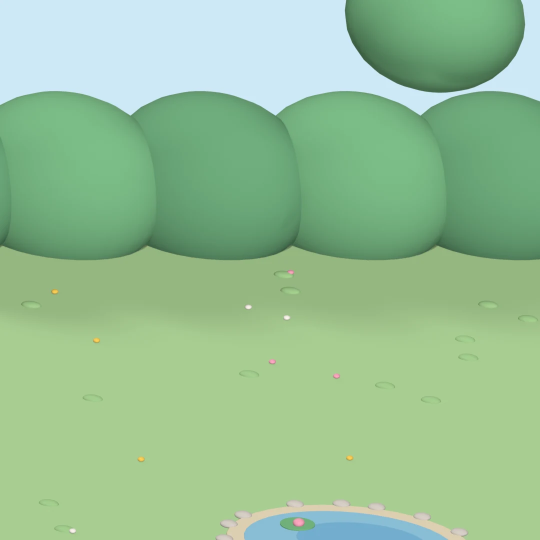
#> input picture mobile/assets/world/yard/bg_0_0.webp, 1080 x 1080 px, found by its file name (shown at 1/2 size)
$ python compare_walk_speed.py
#> lines starting #> are read from the running program, lines starting #| are printed output that depends on the picture
# A (current waddle, 126/54 px/s) vs B (bigger faster steps, 242/104 px/s) walking the same loop on the yard
import os, glob, math, subprocess
from PIL import Image, ImageDraw, ImageFont
H = os.path.expanduser("~/projects/csw"); T = os.path.expanduser("~/.hermes/cache/scratch/walkB")
Y = H + "/design/world/export/v1/yard"; R = H + "/design/character/3d/rig"
bg = Image.new("RGBA", (1080, 2160)); bg.paste(Image.open(Y + "/bg_0_0.webp").convert("RGBA"), (0, 0)); bg.paste(Image.open(Y + "/bg_1_0.webp").convert("RGBA"), (0, 1080))
#> after `bg = Image.new('RGBA', (1080, 2160))`: bg: PIL image 1080x2160 RGBA; every value is 0
#> after `bg.paste(Image.open(Y + '/bg_0_0.webp').convert('RGBA'), (0, 0))`:
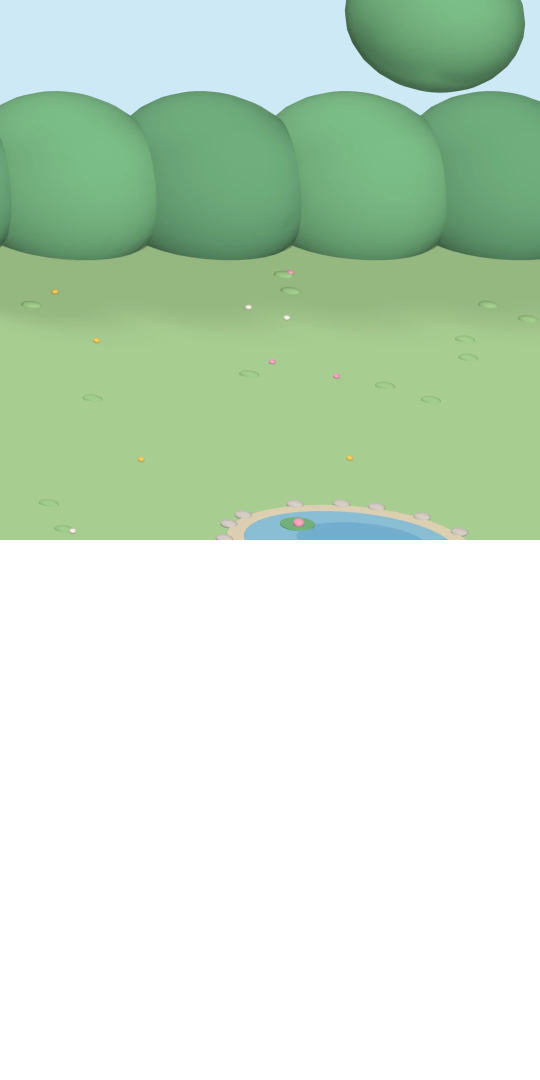
#> bg: PIL image 1080x2160 RGBA (shown at 1/2 size); mean R, G, B, A 74.9, 96.1, 74.4, 127.5; transparent parts drawn white
#> (the run stopped early here; a loop or call above may not have finished)
